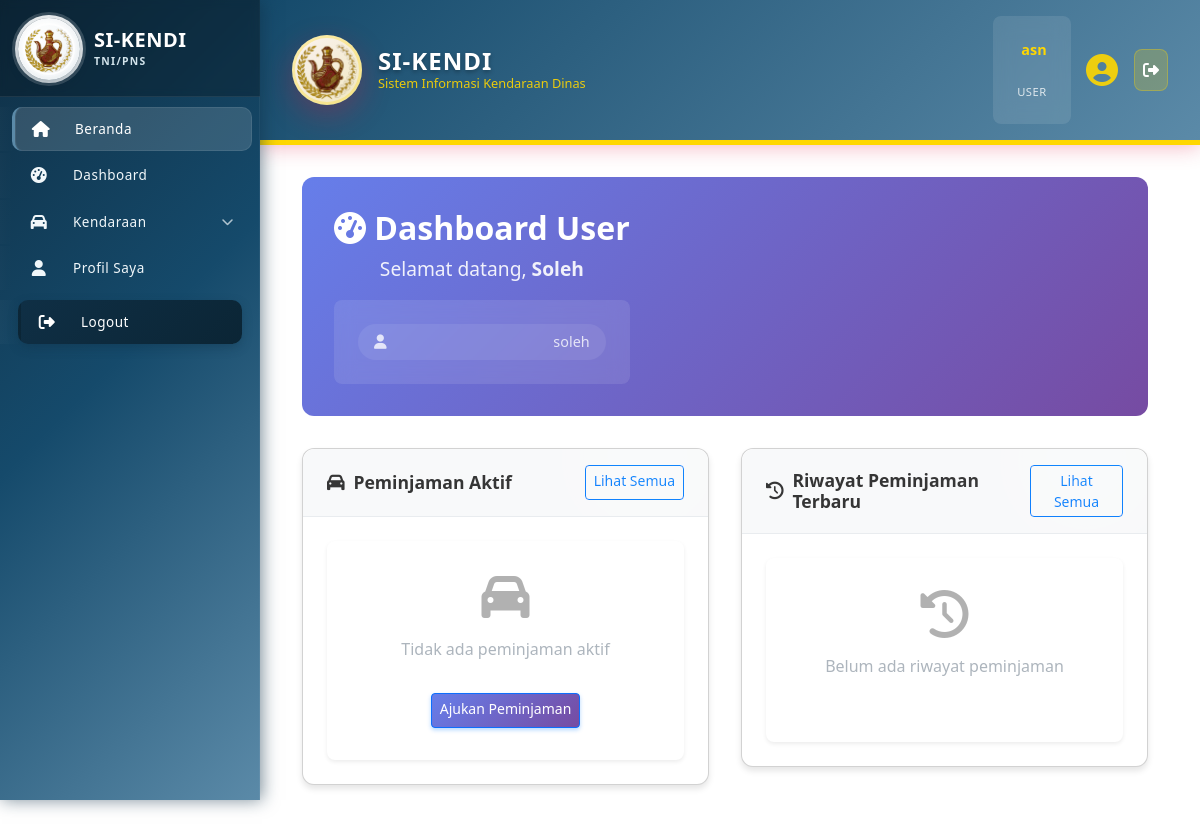
Page /index.php (signed in, upper part) on the earlier database version.
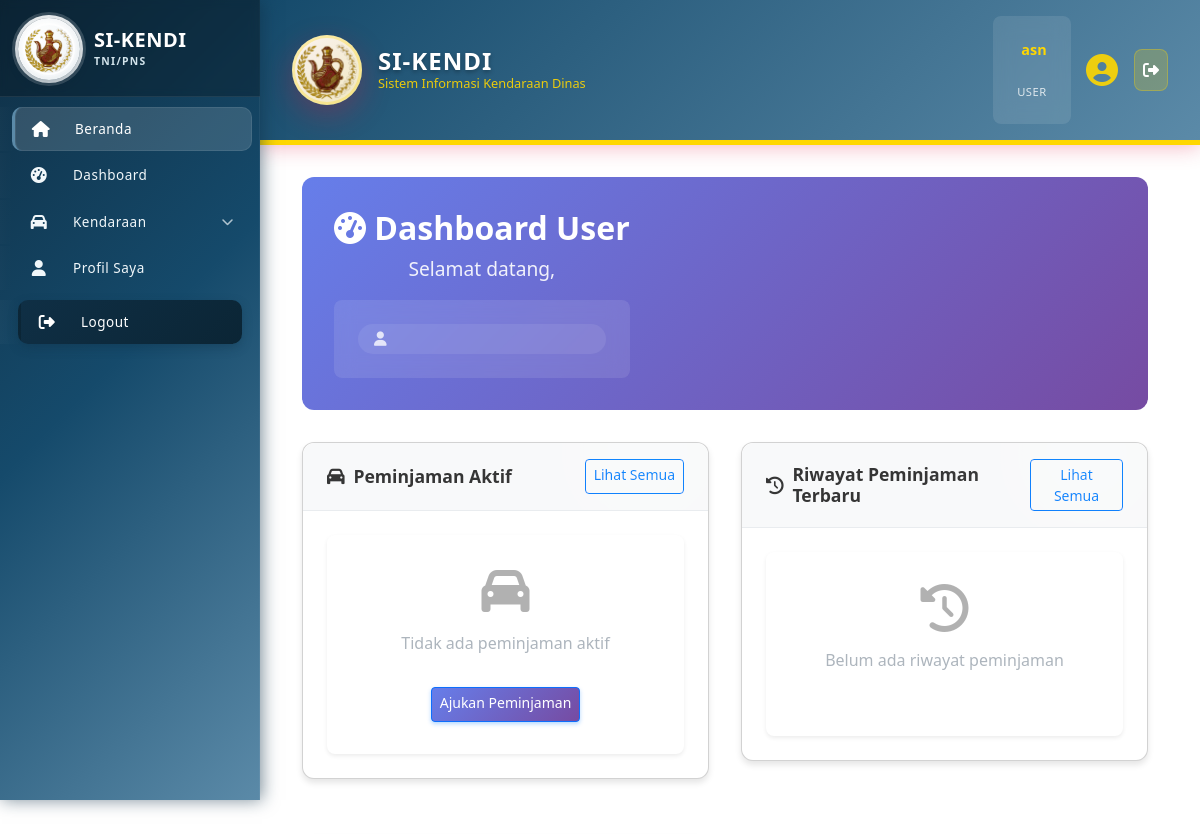
Same page on the later database version.
### tables this page shows
CREATE TABLE `user_account` (
  `id` int(11) NOT NULL,
  `pengguna_id` int(11) NOT NULL,
  `username` varchar(50) NOT NULL,
  `password` varchar(255) NOT NULL,
  `role_id` int(11) NOT NULL,
  `last_login` timestamp NULL DEFAULT NULL,
  `status` enum('Aktif','Tidak Aktif','Suspended') NOT NULL DEFAULT 'Aktif',
  `created_at` timestamp NOT NULL DEFAULT current_timestamp(),
  `updated_at` timestamp NOT NULL DEFAULT current_timestamp() ON UPDATE current_timestamp()
);

CREATE TABLE `pengguna` (
  `id` int(11) NOT NULL,
  `nrp_nip` varchar(30) DEFAULT NULL,
  `nama_lengkap` varchar(100) NOT NULL,
  `pangkat` varchar(50) DEFAULT NULL,
  `jabatan` varchar(100) DEFAULT NULL,
  `satuan_pns` varchar(200) DEFAULT NULL,
  `no_hp` varchar(20) DEFAULT NULL,
  `email` varchar(100) DEFAULT NULL,
  `alamat` text DEFAULT NULL,
  `status_pegawai` enum('Aktif','Pensiun','Mutasi','Non-Aktif') NOT NULL DEFAULT 'Aktif',
  `status_aktif` enum('Aktif','Tidak Aktif') NOT NULL DEFAULT 'Aktif',
  `jenis_personel` enum('TNI','PNS') DEFAULT NULL,
  `matra` varchar(100) DEFAULT NULL,
  `korps` varchar(100) DEFAULT NULL,
  `kesatuan` varchar(200) DEFAULT NULL,
  `created_at` timestamp NOT NULL DEFAULT current_timestamp(),
  `updated_at` timestamp NOT NULL DEFAULT current_timestamp() ON UPDATE current_timestamp()
);

### includes/auth.php (called while the page is built, shortened)
<?php
function get_current_user_id() {
    global $mysqli;
    $session_id = isset($_SESSION['user_id']) ? $_SESSION['user_id'] : null;
    $stmt = $mysqli->prepare("SELECT pengguna_id FROM user_account WHERE id = ? LIMIT 1");
    if ($stmt) {
        $stmt->bind_param('i', $session_id);
        $stmt->execute();
        $res = $stmt->get_result();
        if ($res && ($row = $res->fetch_assoc())) {
            if (!empty($row['pengguna_id'])) return (int)$row['pengguna_id'];
        }
    }
    return $session_id;
}
?>

### pages/dashboard_user.php (the view, shortened to what the changed rows need)
<?php
require_once 'includes/auth.php';
$user_id = get_current_user_id();
$selects = "p.*, ua.username";
$joins = [];
function has_column($mysqli, $table, $column) {
    try {
        $res = $mysqli->query("SHOW COLUMNS FROM `" . $mysqli->real_escape_string($table) . "` LIKE '" . $mysqli->real_escape_string($column) . "'");
    } catch (mysqli_sql_exception $e) {
        return false;
    }
    return false;
}
if (has_column($mysqli, 'pengguna', 'kesatuan_id')) {
    $selects .= ", kes.nama_kesatuan, korps.nama_korps, m.nama_matra";
    $joins[] = "LEFT JOIN kesatuan kes ON p.kesatuan_id = kes.id";
    $joins[] = "LEFT JOIN korps korps ON kes.korps_id = korps.id";
    $joins[] = "LEFT JOIN matra m ON korps.matra_id = m.id";
} else {
    if (has_column($mysqli, 'pengguna', 'korps_id')) {
        $selects .= ", korps.nama_korps, m.nama_matra";
        $joins[] = "LEFT JOIN korps korps ON p.korps_id = korps.id";
        $joins[] = "LEFT JOIN matra m ON korps.matra_id = m.id";
    } elseif (has_column($mysqli, 'pengguna', 'matra_id')) {
        $selects .= ", m.nama_matra";
    } else {
        $selects .= ", '' as nama_kesatuan, '' as nama_korps, '' as nama_matra";
    }
}
$has_satuan_col = has_column($mysqli, 'pengguna', 'satuan_id');
$has_satuan_table = false;
if ($has_satuan_col && $has_satuan_table) {
    $selects .= ", s.nama_satuan";
    $joins[] = "LEFT JOIN satuan s ON p.satuan_id = s.id";
} else {
    $selects .= ", '' as nama_satuan";
}
$sql = "SELECT " . $selects . " FROM user_account ua JOIN pengguna p ON ua.pengguna_id = p.id ";
$sql .= " WHERE ua.id = ?";
$stmt = $mysqli->prepare($sql);
$stmt->bind_param('i', $user_id);
$stmt->execute();
$user_info = $stmt->get_result()->fetch_assoc();
$user_info = $user_info ?? [];
$user_display_name = isset($user_info['nama_lengkap']) ? (string)$user_info['nama_lengkap'] : '';
$user_username = isset($user_info['username']) ? (string)$user_info['username'] : '';
$active_peminjaman = $mysqli->prepare("
    SELECT p.*, k.no_reg, k.merk, k.tipe
    FROM peminjaman_kendaraan p
    LEFT JOIN kendaraan k ON p.kendaraan_id = k.id
    WHERE p.peminjam_id = ? AND p.status IN ('approved', 'ongoing')
    ORDER BY p.tanggal_mulai ASC
    LIMIT 3
");
$active_peminjaman->bind_param('i', $user_id);
$active_peminjaman->execute();
$active_loans = $active_peminjaman->get_result()->fetch_all(MYSQLI_ASSOC);
$recent_peminjaman = $mysqli->prepare("
    SELECT p.*, k.no_reg, k.merk, k.tipe
    FROM peminjaman_kendaraan p
    LEFT JOIN kendaraan k ON p.kendaraan_id = k.id
    WHERE p.peminjam_id = ?
    ORDER BY p.created_at DESC
    LIMIT 5
");
$recent_peminjaman->bind_param('i', $user_id);
$recent_peminjaman->execute();
$recent_loans = $recent_peminjaman->get_result()->fetch_all(MYSQLI_ASSOC);
?>
<div id="dashboard-user-page">
    <div class="dashboard-header">
        <div class="welcome-section">
            <h1><i class="fas fa-tachometer-alt"></i> Dashboard User</h1>
            <p class="welcome-text">Selamat datang, <strong><?= htmlspecialchars($user_display_name) ?></strong></p>
            <div class="user-info">
                <span class="info-item"><i class="fas fa-user"></i> <?= htmlspecialchars($user_username) ?></span>
            </div>
        </div>
    </div>
    <div class="dashboard-content">
        <div class="content-section">
            <div class="card">
                <div class="card-header">
                    <h3><i class="fas fa-car"></i> Peminjaman Aktif</h3>
                    <a href="index.php?page=riwayat_peminjaman" class="btn btn-outline-primary btn-sm">Lihat Semua</a>
                </div>
                <div class="card-body">
                    <?php if (count($active_loans) > 0): ?>
                        <?php foreach ($active_loans as $loan): ?>
                            <div class="loan-item active-loan">
                                <div class="loan-vehicle">
                                    <strong><?= htmlspecialchars($loan['no_reg'] ?? '-') ?></strong>
                                    <small><?= htmlspecialchars($loan['merk']) ?> <?= htmlspecialchars($loan['tipe']) ?></small>
                                </div>
                                <div class="loan-details">
                                    <div class="loan-purpose"><?= htmlspecialchars($loan['keperluan']) ?></div>
                                    <div class="loan-period">
                                        <?= date('d/m/Y H:i', strtotime($loan['tanggal_mulai'])) ?> -
                                        <?= date('d/m/Y H:i', strtotime($loan['tanggal_selesai'])) ?>
                                    </div>
                                </div>
                                <div class="loan-status">
                                    <?= getStatusBadge($loan['status']) ?>
                                </div>
                            </div>
                        <?php endforeach; ?>
                    <?php else: ?>
                        <div class="empty-state">
                            <i class="fas fa-car"></i>
                            <p>Tidak ada peminjaman aktif</p>
                            <a href="index.php?page=form_peminjaman" class="btn btn-primary btn-sm">
                                Ajukan Peminjaman
                            </a>
                        </div>
                    <?php endif; ?>
                </div>
            </div>
        </div>
        <div class="content-section">
            <div class="card">
                <div class="card-header">
                    <h3><i class="fas fa-history"></i> Riwayat Peminjaman Terbaru</h3>
                    <a href="index.php?page=riwayat_peminjaman" class="btn btn-outline-primary btn-sm">Lihat Semua</a>
                </div>
                <div class="card-body">
                    <?php if (count($recent_loans) > 0): ?>
                        <?php foreach ($recent_loans as $loan): ?>
                            <div class="loan-item">
                                <div class="loan-vehicle">
                                    <strong><?= htmlspecialchars($loan['no_reg'] ?? '-') ?></strong>
                                    <small><?= htmlspecialchars($loan['merk']) ?> <?= htmlspecialchars($loan['tipe']) ?></small>
                                </div>
                                <div class="loan-details">
                                    <div class="loan-purpose"><?= htmlspecialchars($loan['keperluan']) ?></div>
                                    <div class="loan-date">
                                        Diajukan: <?= date('d/m/Y H:i', strtotime($loan['created_at'])) ?>
                                    </div>
                                </div>
                                <div class="loan-status">
                                    <?= getStatusBadge($loan['status']) ?>
                                </div>
                            </div>
                        <?php endforeach; ?>
                    <?php else: ?>
                        <div class="empty-state">
                            <i class="fas fa-history"></i>
                            <p>Belum ada riwayat peminjaman</p>
                        </div>
                    <?php endif; ?>
                </div>
            </div>
        </div>
    </div>
</div>

Differences in the rows shown:
removed user_account: pengguna.nama_lengkap "Soleh", username "soleh"
